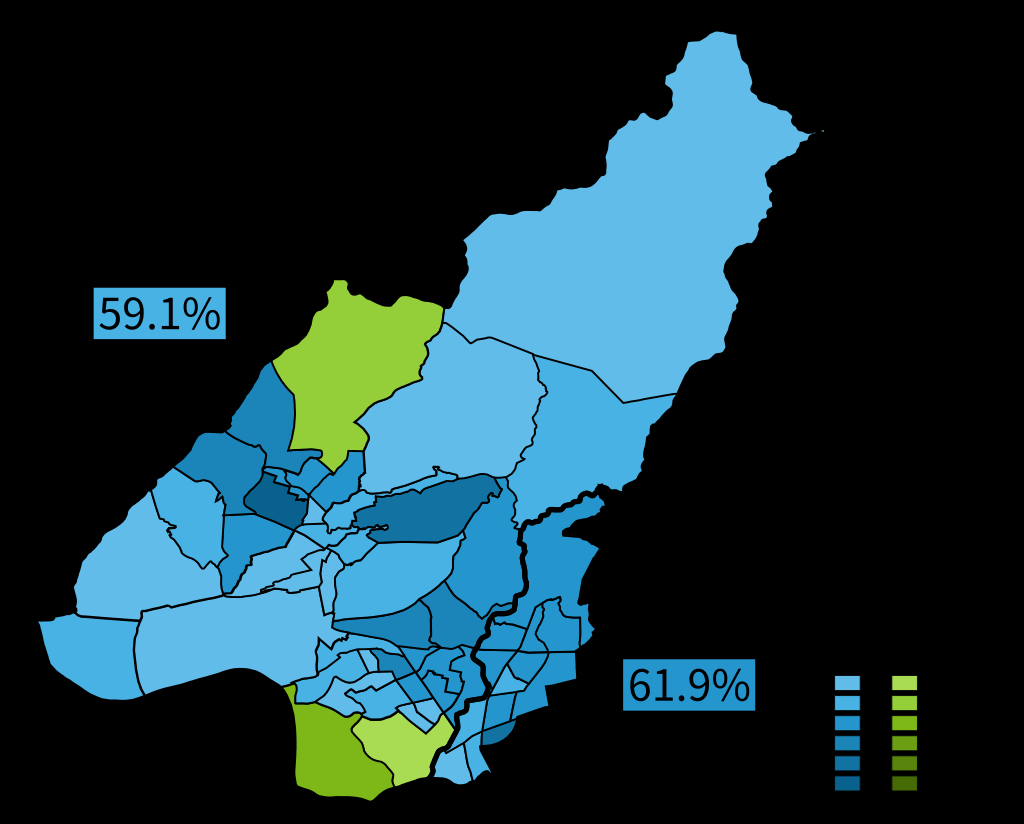
#> input picture test/test.png, 1024 x 824 px
$ python image_process_2.py
#> lines starting #> are read from the running program, lines starting #| are printed output that depends on the picture; after the words box and inside, x2 and y2 are one past the last pixel; in counts of white or black regions, pixels touching at a corner belong together
import cv2
import numpy as np

def apply_contour_to_image(image_path, output_path):
    # 读取图像
#> called with image_path = 'test.png', output_path = 'output_image_with_transparency.png'
    img = cv2.imread(image_path)
#> img is the input picture: shape (824, 1024, 3); mean B, G, R 60.2, 52.7, 24.9

    # 自适应阈值化，确保轮廓为白色
    gray = cv2.cvtColor(img, cv2.COLOR_BGR2GRAY)
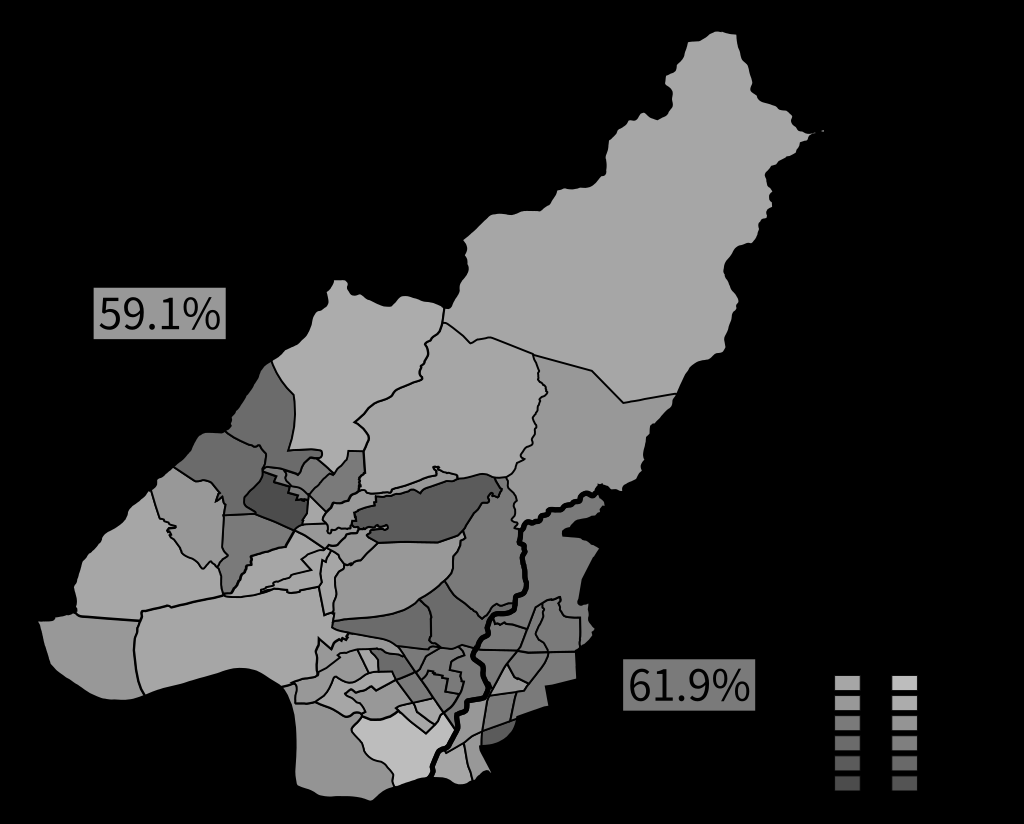
#> gray: shape (824, 1024); min 0, max 189, mean 45.2
    _, binary_img = cv2.threshold(gray, 128, 255, cv2.THRESH_BINARY)
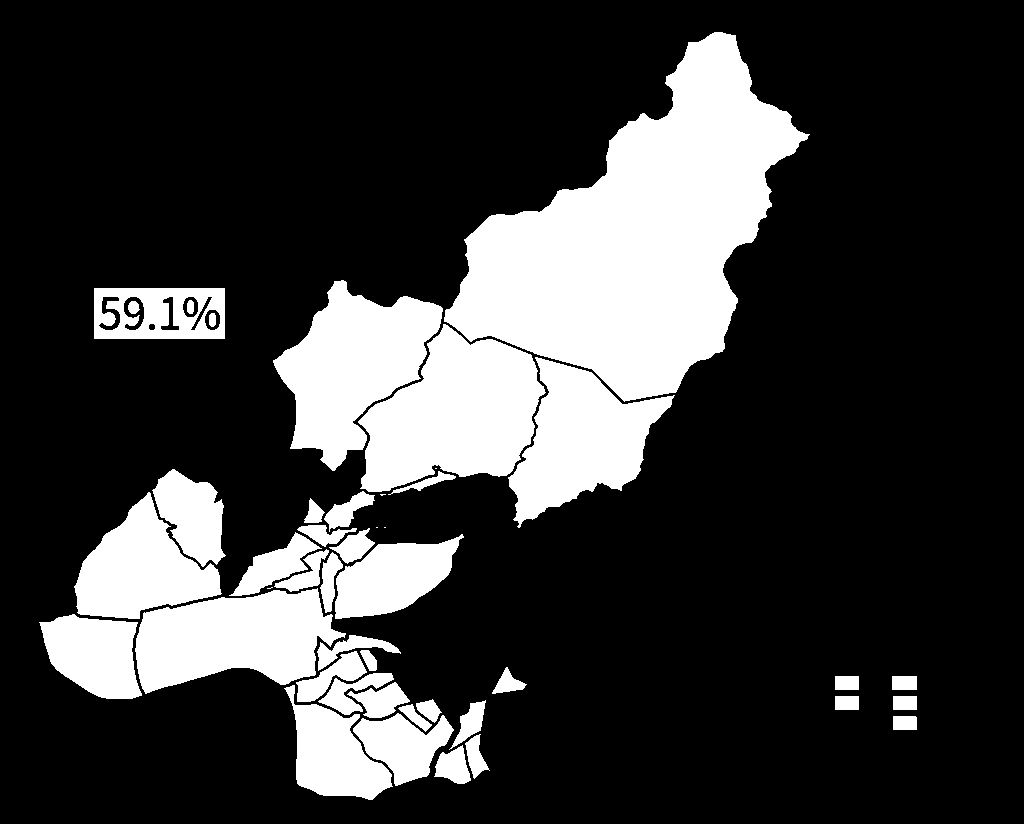
#> binary_img: shape (824, 1024); 22.6% white; 44 white regions (5 under 20 px), largest, box (x1, y1, x2, y2) and area: (444, 32, 810, 402) 65738, (358, 324, 546, 492) 19747, (273, 280, 443, 471) 16774
    binary_img = 255 - binary_img

    # 连通区域分析
    _, labels, stats, centroids = cv2.connectedComponentsWithStats(binary_img)
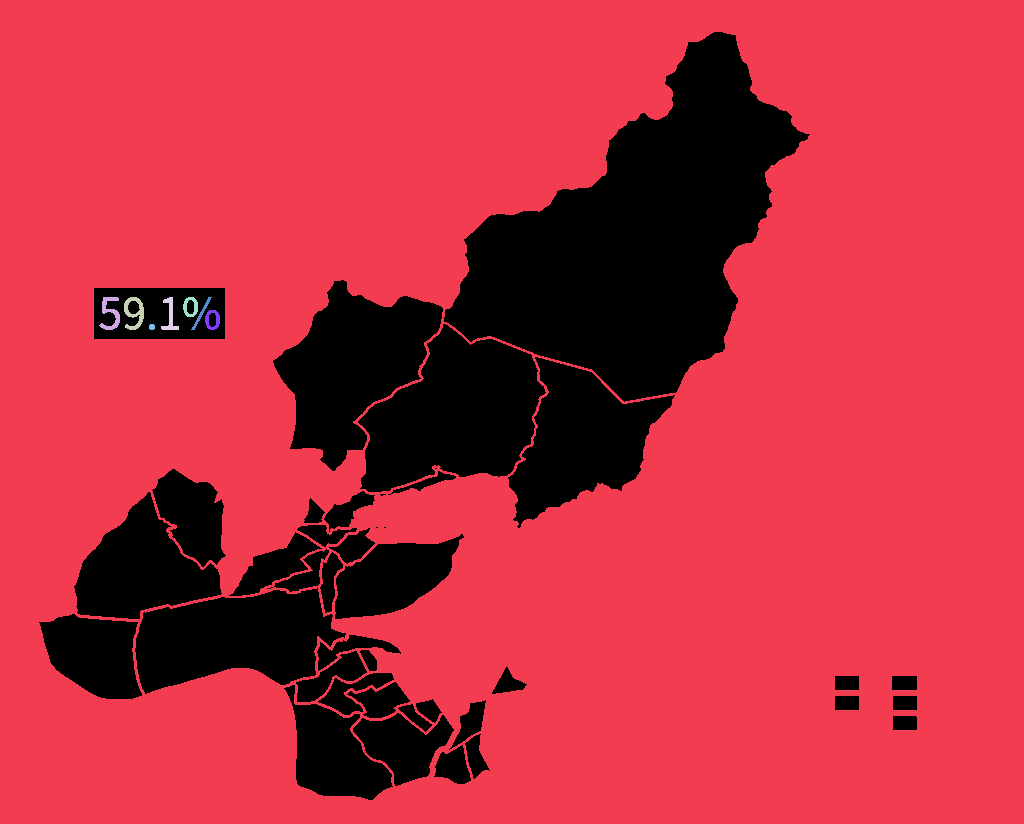
#> labels: shape (824, 1024) int32; 9 distinct labels, from 0 to 8; one colour per label, 0 black
#> stats = [[39, 32, 878, 768, 190839], [0, 0, 1024, 824, 651644], [99, 297, 21, 33, 292], [124, 297, 20, 33, 320], [161, 297, 18, 33, 213], [183, 297, 15, 20, 163], [191, 297, 21, 33, 112], [205, 310, 15, 20, 161], [149, 324, 6, 6, 32]]; centroids = [[447.1, 427.2], [531.1, 407.1], [110, 312.8], [134, 312.4], [169.6, 315.3], [190.2, 306.5], [201.2, 312.8], [212.1, 319.4], [151.5, 326.5]]

    # 找到最大的连通区域
    max_label = 1  # 默认第一个连通区域
    max_area = stats[max_label, cv2.CC_STAT_AREA]
#> max_area = 651644

    for label in range(2, len(stats)):
        area = stats[label, cv2.CC_STAT_AREA]
        if area > max_area:
            max_label = label
            max_area = area
#> this loop made 7 passes
#> area on passes 1 to 7: 292, 320, 213, 163, 112, 161, 32
#> after the loop, max_area = 651644; max_label = 1

    # 创建一个只包含最大连通区域的掩码
    mask = np.zeros_like(binary_img)
    mask[labels == max_label] = 255

    # 创建一个具有透明通道的图像
    result = np.zeros_like(img, dtype=np.uint8)
    result[:, :, :3] = img
#> (the run stopped early here; a loop or call above may not have finished)
